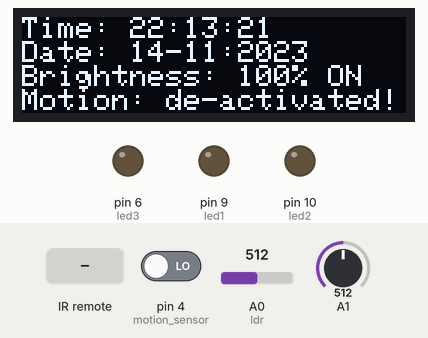
Simulated run of this sketch. Board: Arduino Uno, built with avr-gcc and run on an emulated ATmega328P. Parts: 128×32 one-colour display, output pins drawn as LEDs (lit = HIGH). Inputs (shaded band) come from the test bench; at power-on: A1 = 512, pin 4 (motion_sensor) LOW, A0 (ldr) = 512. The display library's start-up logo is not drawn; the local clock reads 2024-03-15 10:24:30 at power-on unless the sketch sets it; what the sketch prints to the serial monitor is not drawn.

Above: at 3.2 s.
3.3 s: infrared code 0xE31CFF00 received
At 4.7 s:
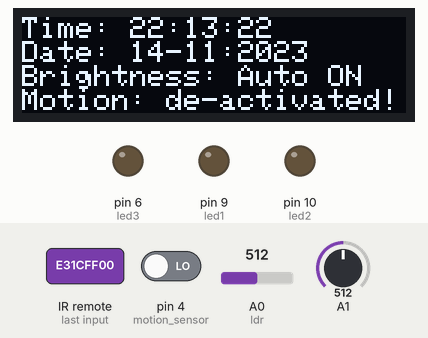
6.3 s: A1 set to 349
8.5 s: A1 set to 328
At 9.6 s:
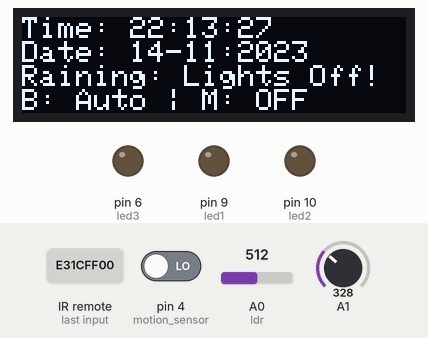
11.5 s: infrared code 0xE916FF00 received
At 12.8 s:
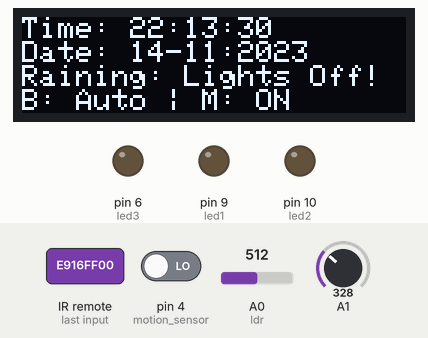
14.5 s: A1 set to 511
At 16.7 s:
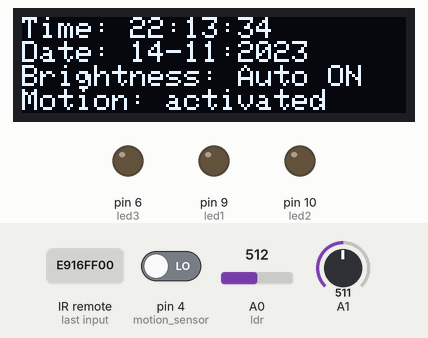
17.5 s: infrared code 0xF20DFF00 received
At 18.6 s:
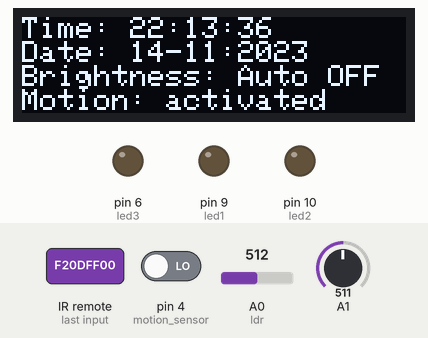
Timing chart, 0 to 20.5 s (numbered marks = the images above; inputs shaded):
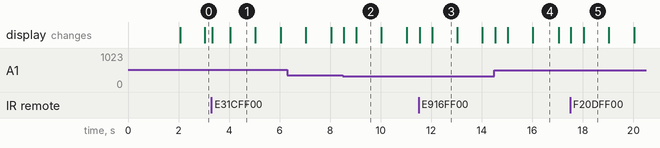

The sketch:

realTime.ino
```cpp
#include <Wire.h>
#include <DS3231.h>
#include <IRremote.hpp>

DS3231 clock;
RTCDateTime dt;

#include <Adafruit_GFX.h>
#include <Adafruit_SSD1306.h>

#define SCREEN_WIDTH 128 // OLED display width, in pixels
#define SCREEN_HEIGHT 32 // OLED display height, in pixels

#define OLED_RESET     -1 // Reset pin # (or -1 if sharing Arduino reset pin)
#define SCREEN_ADDRESS 0x3C
Adafruit_SSD1306 display(SCREEN_WIDTH, SCREEN_HEIGHT, &Wire, OLED_RESET);

//for the remote reciever
int IR_RECEIVE_PIN = 2;

int ldr = A0;
int ldr_value;
int motion_sensor = 4;
int motion_value = 0;
int led1 = 9;//pin for led 1
int led2 = 10;//pin for led 2
int led3 = 6;//pin for led 3
int led1_state = LOW;
int led2_state = LOW;
int led3_state = LOW;
bool night = false;
bool auto_intensity = false;
bool motion_detected = false;
bool motion_activated = false;
bool system_activated = true;
int brightness;
String rain_falling = "";


// lowest and highest sensor readings rain sensor:
const int sensorMin = 0;     // sensor minimum
const int sensorMax = 1024;  // sensor maximum
int sensorReading;
int rainThreshold;

void setup() {
  Serial.begin(9600);
  pinMode(ldr, INPUT);
  pinMode(motion_sensor, INPUT);
  pinMode(led1, OUTPUT);
  pinMode(led2, OUTPUT);
  pinMode(led3, OUTPUT);
  //start the reciever
  IrReceiver.begin(IR_RECEIVE_PIN, ENABLE_LED_FEEDBACK);

  // Initialize DS3231
  Serial.println("Initialize DS3231");;
  clock.begin();

  // SSD1306_SWITCHCAPVCC = generate display voltage from 3.3V internally
  if (!display.begin(SSD1306_SWITCHCAPVCC, SCREEN_ADDRESS)) {
    Serial.println(F("SSD1306 allocation failed"));
    for (;;); // Don't proceed, loop forever
  }
  display.display();
  delay(2000); // Pause for 2 seconds

  // Clear the buffer
  display.clearDisplay();

  // Set sketch compiling time
  clock.setDateTime(__DATE__, __TIME__);
}

void loop() {
  oled();
  myRemote();
  ldr_reading();
  rainSensor();
  motion();
  if (system_activated == true) {
    if (rain_falling != "Flood") {
      if (motion_activated == false) {
        lighting();
      } else if (motion_detected == true && auto_intensity == true) {
        brightness = map(ldr_value, 0, 990, 255, 0);
        analogWrite(led1, brightness);
        analogWrite(led2, brightness);
        analogWrite(led3, brightness);
      } else if (motion_detected == true && auto_intensity == false) {
        digitalWrite(led1, motion_value);
        digitalWrite(led2, motion_value);
        digitalWrite(led3, motion_value);
      } else {
        digitalWrite(led1, LOW);
        digitalWrite(led2, LOW);
        digitalWrite(led3, LOW);
      }
    } else {
      digitalWrite(led1, LOW);
      digitalWrite(led2, LOW);
      digitalWrite(led3, LOW);
    }
  } else {
    digitalWrite(led1, LOW);
    digitalWrite(led2, LOW);
    digitalWrite(led3, LOW);
  }
}
void lighting() {
  //if its night, the lights should be on else use remote to deactivate if need be
  if (night == true && led1_state == LOW && auto_intensity == false) {
    digitalWrite(led1, HIGH);
  } else if (night == true && led1_state == LOW && auto_intensity == true) {
    brightness = map(ldr_value, 0, 990, 255, 0);
    analogWrite(led1, brightness);
  } else if (night == false && led1_state == HIGH && auto_intensity == true) {//if day time, turn on lights with remote
    brightness = map(ldr_value, 0, 990, 255, 0);
    analogWrite(led1, brightness);
  } else if (night == false && led1_state == HIGH && auto_intensity == false) {
    digitalWrite(led1, HIGH);
  }
  else {
    digitalWrite(led1, LOW);
  }

  if (night == true && led2_state == LOW && auto_intensity == false) {
    digitalWrite(led2, HIGH);
  } else if (night == true && led2_state == LOW && auto_intensity == true) {
    brightness = map(ldr_value, 0, 990, 255, 0);
    analogWrite(led2, brightness);
  } else if (night == false && led2_state == HIGH && auto_intensity == true) {//if day time, turn on lights with remote
    brightness = map(ldr_value, 0, 990, 255, 0);
    analogWrite(led2, brightness);
  } else if (night == false && led2_state == HIGH && auto_intensity == false) {
    digitalWrite(led2, HIGH);
  }
  else {
    digitalWrite(led2, LOW);
  }

  if (night == true && led3_state == LOW && auto_intensity == false) {
    digitalWrite(led3, HIGH);
  } else if (night == true && led3_state == LOW && auto_intensity == true) {
    brightness = map(ldr_value, 0, 990, 255, 0);
    analogWrite(led3, brightness);
  } else if (night == false && led3_state == HIGH && auto_intensity == true) {//if day time, turn on lights with remote
    brightness = map(ldr_value, 0, 990, 255, 0);
    analogWrite(led3, brightness);
  } else if (night == false && led3_state == HIGH && auto_intensity == false) {
    digitalWrite(led3, HIGH);
  }
  else {
    digitalWrite(led3, LOW);
  }
}
void motion() {
  motion_value = digitalRead(motion_sensor);
  if (motion_value == HIGH) {
    motion_detected = true;
  } else {
    motion_detected = false;
  }
  //Serial.println(ldr_value);
}

void ldr_reading() {
  ldr_value = analogRead(ldr);
  //Serial.println(ldr_value);
}

void rainSensor() {
  sensorReading = analogRead(A1);
  rainThreshold = map(sensorReading, sensorMin, sensorMax, 0, 3);
  // range value:
  switch (rainThreshold) {
    case 0:    // Sensor getting wet
      rain_falling = "Flood";
      break;
    case 1:    // Sensor getting wet
      rain_falling = "Rain Warning";
      break;
    case 2:
      rain_falling = "Not Raining";
      break;
  }
  //delay(1);  // delay between reads
}
void myRemote() {
  if (IrReceiver.decode()) {
    //Serial.println(IrReceiver.decodedIRData.decodedRawData);
    IrReceiver.resume();
    switch (IrReceiver.decodedIRData.decodedRawData) {
      case 3125149440:
        if (system_activated == true) {
          Serial.println("button 1 pressed");
          digitalWrite(led1, !digitalRead(led1));
          led1_state = !led1_state;
        }
        break;
      case 3108437760:
        if (system_activated == true) {
          Serial.println("button 2 pressed");
          digitalWrite(led2, !digitalRead(led2));
          led2_state = !led2_state;
        }
        break;
      case 3091726080:
        if (system_activated == true) {
          Serial.println("button 3 pressed");
          digitalWrite(led3, !digitalRead(led3));
          led3_state = !led3_state;
        }
        break;
      case 3810328320:
        if (system_activated == true) {
          Serial.println("Auto light control Cofiguration");
          auto_intensity = !auto_intensity;
        }
        break;
      case 3910598400:
        if (system_activated == true) {
          Serial.println("Motion Activation");
          motion_activated = !motion_activated;
        }
        break;
      case 4061003520:
        Serial.println("Switching system on | off");
        system_activated = !system_activated;
        break;
      default:
        //Serial.println("none of the specified");
        break;
    }
  }
}
void oled() {
  dt = clock.getDateTime();

  display.clearDisplay();

  display.setTextSize(1);             // Normal 1:1 pixel scale
  display.setTextColor(SSD1306_WHITE);        // Draw white text
  display.setCursor(0, 0);            // Start at top-left corner
  //display.println(F("Welcome To My System!"));
  display.println("Time: " + String(dt.hour) + ":" + String(dt.minute) + ":" + String(dt.second));
  display.println("Date: " + String(dt.day) + "-" + String(dt.month) + ":" + String(dt.year));
  if (rain_falling != "Flood") {
    if (auto_intensity == false) {
      if (system_activated == true) {
        display.println(F("Brightness: 100% ON"));
      } else {
        display.println(F("Brightness: 100% OFF"));
      }
    } else {
      if (system_activated == true) {
        display.println(F("Brightness: Auto ON"));
      } else {
        display.println(F("Brightness: Auto OFF"));
      }
    }
    if (motion_activated == false) {
      display.println(F("Motion: de-activated!"));
    } else {
      display.println(F("Motion: activated"));
    }
  } else {
    display.println(F("Raining: Lights Off!"));
    if (auto_intensity == false && motion_activated == false) {
      display.println(F("B: 100% | M: OFF"));
    } else if (auto_intensity == true && motion_activated == true) {
      display.println(F("B: Auto | M: ON"));
    } else if (auto_intensity == false && motion_activated == true) {
      display.println(F("B: 100% | M: ON"));
    } else {
      display.println(F("B: Auto | M: OFF"));
    }
  }

  if (int(dt.hour) >= 0 && int(dt.hour <= 6)) {
    night = true;
  } else {
    night = false;
  }
  display.display();

}
```

Measured:
- the behaviour switches between 342 and 341 on A1 (found by bisection; images 1 and 2)
- after the input at 3.3 s, the display: first changes at once (image 1 shows a later state)
- after the input at 8.5 s, the display: first changes at once (image 2 shows a later state)
- after the input at 11.5 s, the display: first changes at once (image 3 shows a later state)
- after the input at 14.5 s, the display: first changes at once (image 4 shows a later state)
- after the input at 17.5 s, the display: first changes at once (image 5 shows a later state)
- what the display in image 1 shows lasts 1.0 s, from 4.0 s to 5.0 s
